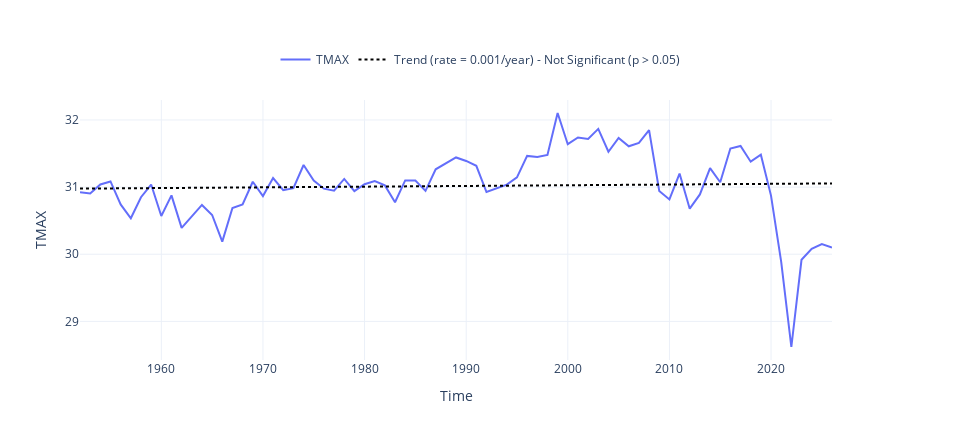

The cell this chart's notebook holds for it:
### Code cell
fig, trend_maximum = plot_timeseries_interactive(dict_plot, trendline=True, figsize = (24, 11), return_trend = True)
fig.write_html(op.join(path_figs, 'F3_ST_max.html'), include_plotlyjs="cdn")
